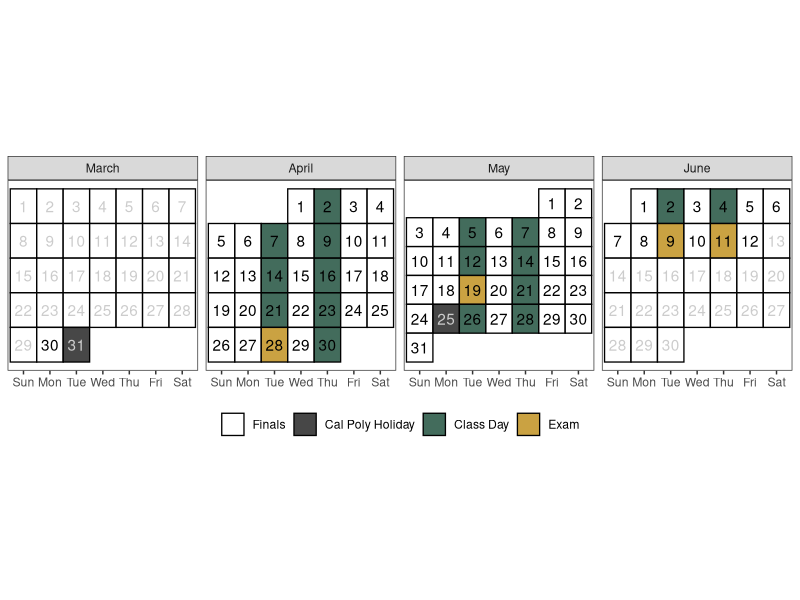

This figure's R source:
## ---- chunk 1
#| include: false

library(tidyverse)

# Create a calendar for your syllabus ----
# Source: http://svmiller.com/blog/2020/08/a-ggplot-calendar-for-your-semester/

# 1) what is the first Day of the semester?
# Any number of ways to identify dates in R, but we'll use {lubridate} and the ymd() function here.
# Format: YYYYMMDD
semester_dates <- seq(ymd(20260330), ymd(20260612), by = 1)
# Weekday(s) of class
class_wdays <- c("Tue", "Thu")

not_here_dates <- c(
  ymd("20260331"),
  ymd("20260525")
  )

exam_dates <- c(ymd(20260428), 
                ymd(20260519),
                ymd(20260609),
                ymd(20260611)
                )

finals_week <- seq(ymd(20260608), ymd(20260612), by = 1)

# Custom function for treating the first day of the month as the first week 
# of the month up until the first Sunday 
# (unless Sunday was the start of the month)
wom <- function(date) {
    first <- wday(as.Date(paste(year(date), month(date), 1, sep = "-")))
    return((mday(date) + (first - 2)) %/% 7 + 1)
  }
# Create a data frame of dates, assign to Cal
Cal <- tibble(date = seq(ymd(20260301), ymd(20260630), by=1))  |>
  mutate(mon = lubridate::month(date, label = T, abbr = F),
         wkdy = weekdays(date, abbreviate = T),
         wkdy = fct_relevel(wkdy, "Sun", "Mon", "Tue", "Wed", "Thu","Fri","Sat"), # make sure Sunday comes first
         semester = date %in% semester_dates, 
         # project = date %in% project_dates,
         exams = date %in% exam_dates, # is it an exam?
         not_here = date %in% not_here_dates, # is it a day off?
         exam_wk = date %in% finals_week,
         follows_mon = date %in% ymd(20260120),
         day = lubridate::mday(date), 
         week = wom(date)
         ) |>
  mutate(category = case_when(
    # project ~ "Project",
    exams ~ "Exam",
    not_here ~ "Cal Poly Holiday",
    semester & wkdy %in% class_wdays & !not_here & !exam_wk & !follows_mon ~ "Class Day",
    semester ~ "Finals",
    TRUE ~ "NA"
  )
  )

class_cal <- Cal |> 
  ggplot(aes(wkdy, week)) +
  theme_bw() +
  theme(aspect.ratio = 1, 
        panel.grid.major.x = element_blank(),
        legend.position = "bottom",
        legend.title = element_blank(),
        axis.title.y = element_blank(), 
        axis.title.x = element_blank(),
        axis.ticks.y = element_blank(), 
        axis.text.y = element_blank()) +
  geom_tile(alpha=0.8, aes(fill=category), color="black", size=.45) +
  facet_wrap(~mon, scales = "free", ncol=4) +
  geom_text(aes(label = day, color = semester & (!not_here))) +
  # put your y-axis down, flip it, and reverse it
  scale_y_reverse(breaks=NULL) +
  # manually fill scale colors to something you like...
  scale_color_manual(values = c("FALSE" = "grey80", "TRUE" = "black"), guide = "none") + 
  scale_fill_manual(values=c("Class Day"="#154734", 
                             "Finals"="white",
                             "Cal Poly Holiday" = "grey10",
                             "NA" = "white", # I like these whited out...
                             "Exam"="#BD8B13"),
                    #... but also suppress a label for a non-class semester day
                    breaks=c("Finals", "Cal Poly Holiday", "Class Day","Exam"))
# class_cal

exam_days <- filter(Cal, category == "Exam") |>
  dplyr::mutate(topic = c("Midterm Exam 1",
                          "Midterm Exam 2",
                          "Final Exam (2pm section) @ 4:10-7pm",
                          "Final Exam (12pm section) @ 1:10-4pm"
                          ),
         time = c("In Class", 
                  "In Class", 
                  "7:10-10:00pm", 
                  "7:10-10:00pm"
                  )
         ) |>
  rowwise() |>
  mutate(sem_week = week(date),
         Date = paste(format(date, "%b %e"), sep = ",", collapse = ", "))
## ---- chunk 2
# 1) Set your semester start (usually a Monday)
term_start <- as.Date("2026-03-30")

# 2) Define your topics by semester week (index = 1, 2, 3, ...)
topics <- c(
    "Module 1: Intro to Design of Experiments (DOE)",
    "Module 2: Completely Randomized Designs (CRD)",
    "Module 3: Power",
    "Module 4: Factorials",
    "Module 5: Randomized Complete Block Designs (RCBD)",
    "Module 6: Random Effects & Mixed Models",
    "Module 7: Extensions to Block Designs",
    "Module 8: Nonparametric Tests",
    "Final Project Worktime",
    "Final Project Presentations"
)

# Helper to compute semester week
sem_week <- function(x, start = term_start) {
  as.integer(floor(as.numeric(as.Date(x) - start) / 7)) + 1
}


# 3) Class days summarized to semester weeks
class_days <- Cal |>
  filter(category %in% c("Class Day")) |>
  mutate(sem_week = sem_week(date)) |>
  # If you have any pre-term entries, drop or relabel:
  filter(sem_week >= 1) |>
  group_by(sem_week) |>
  summarize(
    Date = paste(format(as.Date(date), "%b %e"), collapse = ", "),
    .groups = "drop"
  ) |>
  mutate(topic = topics)

# 4) Make sure exam_days also has sem_week before binding
exam_days <- exam_days |>
  mutate(sem_week = sem_week(date)) |>
  transmute(
    sem_week,
    Date = format(as.Date(date), "%b %e"),
    topic # keep your existing exam labels in this column
  )

# 5) Combine, order, and select final columns
out <- bind_rows(class_days, exam_days) |>
  arrange(sem_week) |>
  select(Date, Topic = topic)

# out
## ---- chunk 3

# # project_days <- filter(Cal, category == "Project") |>
# #   mutate(topic = c("Project Proposal Due", "Project Presentation Due", "Project Report Due"),
# #          time = c("8pm", "8pm", "8pm")) |>
# #   mutate(Date = format(date, "%b %e"),
# #          sem_week = week(date))
# 
# class_days <- filter(Cal, category %in% c("Class Day")) |>
#   mutate(sem_week = week(date + 1)) |>
#   group_by(sem_week) |>
#   # group_by(sem_week) |>
#   summarize(Date = paste(format(date, "%b %e"), sep = ",", collapse = ", ")) |>
#   mutate(topic = c(
#     "Module 1: Intro to Design of Experiments (DOE)",
#     "Module 2: Completely Randomized Designs (CRD)",
#     "Module 3: Power",
#     "Module 4: Factorials",
#     "Module 5: Factorials, continued",
#     "Module 5: Randomized Complete Block Designs (RCBD)",
#     "Module 6: Random Effects & Mixed Models",
#     "Module 7: Extensions to Block Designs",
#     "Module 8: Nonparametric Tests")
#     ) |>
#   # bind_rows(project_days) |>
#   bind_rows(exam_days) |>
#   arrange(sem_week) |>
#   slice(1:15) |> 
#   select(Date, Topic = topic)
## ---- chunk 4
#| echo: false
#| eval: true
#| warning: false
#| fig-width: 9
#| fig-height: 4
#| fig-pos: 'H'
#| out-width: 100%
#| fig-align: center
#| fig-cap: "Note: Tuesday, January 20th follows a Monday schedule."
class_cal
## ---- chunk 5
#| echo: false
#| fig-loc: "H"

tribble(
  ~Category,  ~Percent,
  "Class Preparation, Participation, & Professionalism", "5%",
  "In-class Activities", "10%",
  "Island Labs", "15%",
  "Final Project", "10%",
  "Midterm Exam 1", "17.5%",
  "Midterm Exam 2", "17.5%",
  "Final Exam", "25%"
) |> 
  knitr::kable()
